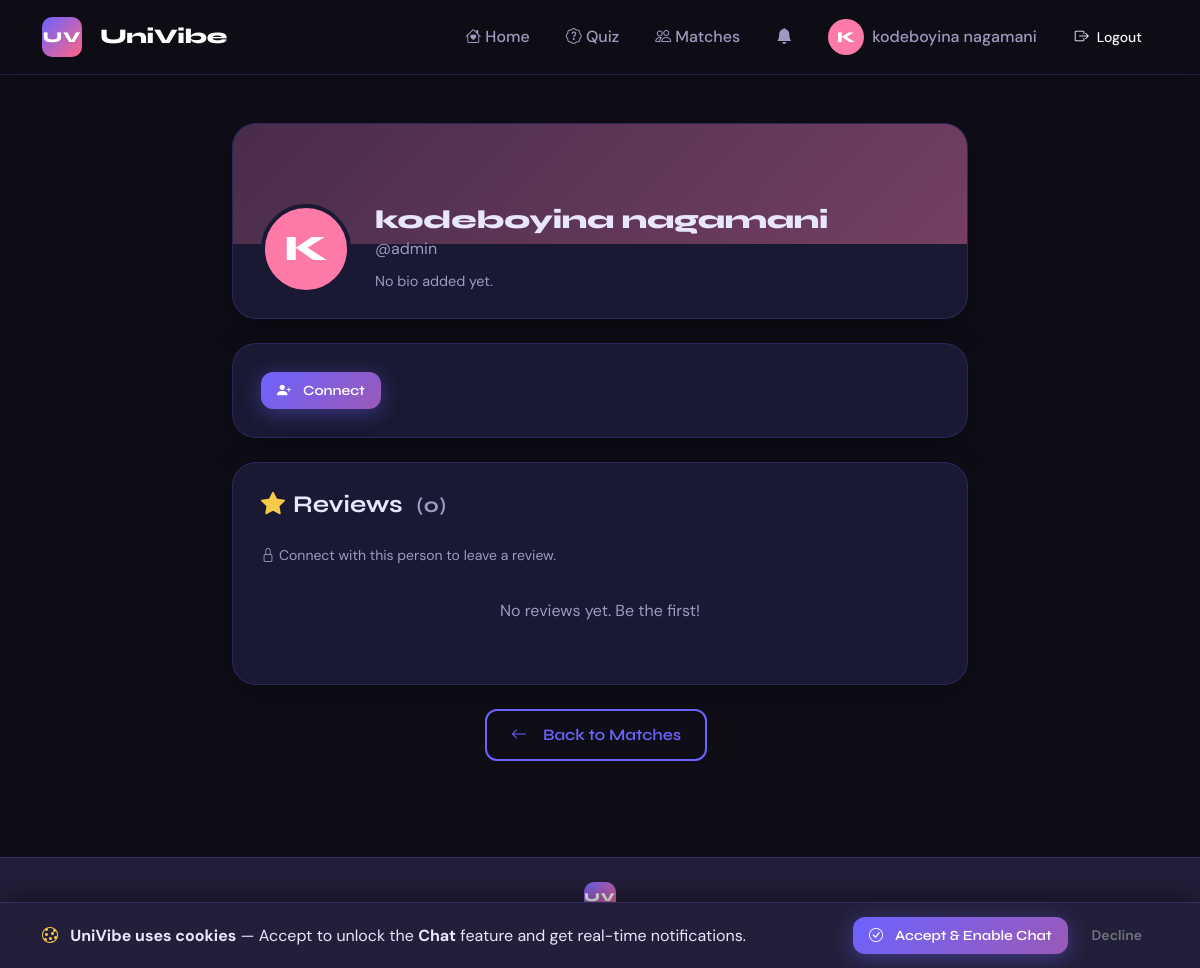
/profile/1 (signed in), run on the app's committed database.
### tables this page shows
CREATE TABLE users (
                id INTEGER PRIMARY KEY AUTOINCREMENT,
                username TEXT UNIQUE NOT NULL,
                email TEXT UNIQUE NOT NULL,
                password TEXT NOT NULL,
                full_name TEXT,
                bio TEXT,
                avatar_color TEXT,
                is_blacklisted INTEGER DEFAULT 0,
                created_at TEXT DEFAULT CURRENT_TIMESTAMP
            );

### app.py (the view)
@app.route('/profile/<int:uid>')
def profile(uid):
    if 'user_id' not in session:
        return redirect(url_for('enter'))
    me = session['user_id']
    conn = get_db()
    try:
        user = conn.execute('SELECT * FROM users WHERE id=?', (uid,)).fetchone()
        quiz_row = conn.execute('SELECT answers FROM quiz_answers WHERE user_id=?', (uid,)).fetchone()
        reviews = conn.execute(
            '''SELECT r.*, u.full_name, u.username, u.avatar_color
               FROM reviews r JOIN users u ON r.reviewer_id=u.id
               WHERE r.reviewed_id=? ORDER BY r.created_at DESC''', (uid,)
        ).fetchall()
        avg_rating = conn.execute('SELECT AVG(rating) as avg FROM reviews WHERE reviewed_id=?', (uid,)).fetchone()
        already_reviewed = conn.execute('SELECT id FROM reviews WHERE reviewer_id=? AND reviewed_id=?', (me, uid)).fetchone()
        conn_row = conn.execute(
            '''SELECT status, sender_id FROM connections
               WHERE (sender_id=? AND receiver_id=?) OR (sender_id=? AND receiver_id=?)''',
            (me, uid, uid, me)
        ).fetchone()
        is_blacklisted_row = conn.execute('SELECT id FROM blacklist WHERE user_id=?', (uid,)).fetchone()
    finally:
        conn.close()
    if not user:
        flash('User not found', 'danger')
        return redirect(url_for('dashboard'))
    answers = json.loads(quiz_row['answers']) if quiz_row else {}
    answer_map = {q['text']: {'icon': q['icon'], 'val': answers[str(q['id'])]}
                  for q in QUESTIONS if str(q['id']) in answers}
    connected = are_connected(me, uid)
    conn_status = conn_row['status'] if conn_row else None
    conn_direction = None
    if conn_row:
        conn_direction = 'sent' if conn_row['sender_id'] == me else 'received'
    unread = get_unread_count(me)
    avg = round(avg_rating['avg'], 1) if avg_rating and avg_rating['avg'] else None
    return render_template('profile.html', profile_user=user, answer_map=answer_map,
                           reviews=reviews, avg_rating=avg, already_reviewed=already_reviewed,
                           connected=connected, conn_status=conn_status, conn_direction=conn_direction,
                           is_blacklisted=is_blacklisted_row is not None,
                           unread=unread, cookie_accepted=has_cookie_consent(me))

### templates/profile.html (shortened to what this page needs)
{% extends "base.html" %}
{% block content %}
<div class="container py-5">
  <div class="row justify-content-center">
    <div class="col-lg-8">
      <div class="uv-card profile-hero mb-4">
        <div class="profile-cover" style="background: linear-gradient(135deg, {{ profile_user['avatar_color'] }}33, {{ profile_user['avatar_color'] }}66)"></div>
        <div class="profile-info">
          <div class="av-circle xxl" style="background:{{ profile_user['avatar_color'] }}">
            {{ (profile_user['full_name'] or profile_user['username'])[0].upper() }}
          </div>
          <div class="ms-4">
            <h2 class="profile-name mb-0">{{ profile_user['full_name'] or profile_user['username'] }}</h2>
            <span class="text-muted">@{{ profile_user['username'] }}</span>
            <p class="profile-bio mt-2 mb-0">{{ profile_user['bio'] or 'No bio added yet.' }}</p>
          </div>
        </div>
      </div>
      {% if profile_user['id'] != session.get('user_id') and not is_blacklisted %}
      <div class="uv-card mb-4">
        <div class="d-flex align-items-center justify-content-between flex-wrap gap-3">
          <div>
            {% if connected %}
              <span class="uv-badge" style="background:rgba(67,217,173,0.15);border-color:rgba(67,217,173,0.4);color:#43d9ad;">
                <i class="bi bi-check-circle-fill me-1"></i>Connected
              </span>
            {% elif conn_status == 'pending' and conn_direction == 'sent' %}
              <span class="uv-badge" style="background:rgba(247,201,72,0.15);border-color:rgba(247,201,72,0.4);color:var(--gold);">
                <i class="bi bi-hourglass-split me-1"></i>Request Sent
              </span>
            {% elif conn_status == 'pending' and conn_direction == 'received' %}
              <span class="uv-badge" style="color:#ff6584;border-color:rgba(255,101,132,0.4);">
                <i class="bi bi-person-plus me-1"></i>Wants to connect
              </span>
            {% else %}
              <form method="POST" action="{{ url_for('connect', uid=profile_user['id']) }}" style="display:inline">
                <button class="btn uv-btn-primary btn-sm">
                  <i class="bi bi-person-plus-fill me-1"></i>Connect
                </button>
              </form>
            {% endif %}
          </div>
        </div>
      </div>
      {% endif %}
      <div class="uv-card mb-4">
        <div class="d-flex align-items-center justify-content-between mb-4">
          <h4 class="mb-0"><i class="bi bi-star-fill me-2" style="color:var(--gold)"></i>Reviews
            <span class="text-muted small ms-2">({{ reviews|length }})</span>
          </h4>
        </div>
        {% if connected and not already_reviewed and profile_user['id'] != session.get('user_id') and not is_blacklisted %}
        <div class="review-form-box mb-4">
          <h6 class="mb-3"><i class="bi bi-pencil-square me-2"></i>Leave a Review</h6>
          <form method="POST" action="{{ url_for('submit_review', uid=profile_user['id']) }}">
            <div class="mb-3">
              <label class="uv-label">Rating</label>
              <div class="star-rating" id="starRating">
                {% for i in range(1,6) %}
                <span class="star" data-val="{{ i }}" onclick="setRating({{ i }})">★</span>
                {% endfor %}
              </div>
              <input type="hidden" name="rating" id="ratingInput" value="5"/>
            </div>
            <div class="mb-3">
              <label class="uv-label">Comment <span class="text-muted">(optional)</span></label>
              <textarea name="comment" class="form-control uv-input" rows="3"
                        placeholder="Share your experience connecting with this person..."></textarea>
            </div>
            <button type="submit" class="btn uv-btn-primary btn-sm px-4">
              <i class="bi bi-send me-1"></i>Submit Review
            </button>
          </form>
        </div>
        {% elif already_reviewed %}
        <div class="mb-3 text-muted small"><i class="bi bi-check-circle me-1" style="color:#43d9ad"></i>You've already reviewed this person.</div>
        {% elif not connected and profile_user['id'] != session.get('user_id') %}
        <div class="mb-3 text-muted small"><i class="bi bi-lock me-1"></i>Connect with this person to leave a review.</div>
        {% endif %}
        {% if reviews %}
          {% for r in reviews %}
          <div class="review-item">
            <div class="d-flex align-items-center gap-3 mb-2">
              <div class="av-circle" style="background:{{ r['avatar_color'] }}; width:38px;height:38px;font-size:14px;">
                {{ (r['full_name'] or r['username'])[0].upper() }}
              </div>
              <div>
                <strong>{{ r['full_name'] or r['username'] }}</strong>
                <div class="review-stars">
                  {% for i in range(r['rating']) %}<i class="bi bi-star-fill" style="color:var(--gold);font-size:0.8rem"></i>{% endfor %}
                  {% for i in range(5 - r['rating']) %}<i class="bi bi-star" style="color:var(--muted);font-size:0.8rem"></i>{% endfor %}
                  {% if r['rating'] <= 2 %}
                  <span class="ms-2" style="color:#ff6584;font-size:0.75rem;font-weight:600;">Bad Review</span>
                  {% endif %}
                </div>
              </div>
              <span class="ms-auto text-muted small">{{ r['created_at'][:10] }}</span>
            </div>
            {% if r['comment'] %}
            <p class="review-comment">{{ r['comment'] }}</p>
            {% endif %}
          </div>
          {% endfor %}
        {% else %}
          <p class="text-muted text-center py-3">No reviews yet. Be the first!</p>
        {% endif %}
      </div>
      <div class="text-center mt-4">
        <a href="{{ url_for('results') }}" class="btn uv-btn-outline me-2">
          <i class="bi bi-arrow-left me-2"></i>Back to Matches
        </a>
      </div>
    </div>
  </div>
</div>
{% endblock %}

### templates/base.html (shortened to what this page needs)
<!DOCTYPE html>
<html lang="en">
<head>
  <link href="https://cdn.jsdelivr.net/npm/bootstrap@5.3.2/dist/css/bootstrap.min.css" rel="stylesheet"/>
  <link href="https://cdn.jsdelivr.net/npm/bootstrap-icons@1.11.3/font/bootstrap-icons.min.css" rel="stylesheet"/>
  <link rel="stylesheet" href="{{ url_for('static', filename='css/modern-style.css') }}"/>
  <link rel="stylesheet" href="{{ url_for('static', filename='css/animations.css') }}"/>
  <link rel="stylesheet" href="{{ url_for('static', filename='css/style.css') }}"/>
</head>
<body>
<nav class="navbar navbar-expand-lg uv-navbar sticky-top">
  <div class="container">
    <a class="navbar-brand" href="{{ url_for('index') }}">
      <span class="brand-logo">UV</span>
      <span class="brand-text">UniVibe</span>
    </a>
    <div class="collapse navbar-collapse" id="navMenu">
      <ul class="navbar-nav ms-auto align-items-lg-center gap-2">
        {% if session.get('user_id') %}
          <li class="nav-item"><a class="nav-link" href="{{ url_for('dashboard') }}"><i class="bi bi-house-heart"></i> Home</a></li>
          <li class="nav-item"><a class="nav-link" href="{{ url_for('quiz') }}"><i class="bi bi-patch-question"></i> Quiz</a></li>
          <li class="nav-item"><a class="nav-link" href="{{ url_for('results') }}"><i class="bi bi-people"></i> Matches</a></li>
          <li class="nav-item">
            <a class="nav-link position-relative" href="{{ url_for('notifications') }}">
              <i class="bi bi-bell-fill"></i>
            </a>
          </li>
          <li class="nav-item">
            <a class="nav-link uv-avatar-nav" href="{{ url_for('profile', uid=session['user_id']) }}">
              <span class="av-circle" style="background:{{ session.get('avatar_color','#6c63ff') }}">
                {{ (session.get('full_name') or session.get('username','?'))[0].upper() }}
              </span>
              {{ session.get('full_name') or session.get('username') }}
            </a>
          </li>
          <li class="nav-item">
            <a class="btn btn-outline-light btn-sm" href="{{ url_for('logout') }}">
              <i class="bi bi-box-arrow-right"></i> Logout
            </a>
          </li>
        {% else %}
          <li class="nav-item"><a class="btn uv-btn-accent btn-sm" href="{{ url_for('enter') }}">Enter UniVibe</a></li>
        {% endif %}
      </ul>
    </div>
  </div>
</nav>
{% block content %}{% endblock %}
{% if session.get('user_id') %}
<div class="cookie-banner" id="cookieBanner" style="display:none;">
  <div class="container d-flex align-items-center justify-content-between flex-wrap gap-3">
    <div>
      <i class="bi bi-cookie me-2" style="color:var(--gold)"></i>
      <strong>UniVibe uses cookies</strong> — Accept to unlock the <strong>Chat</strong> feature and get real-time notifications.
    </div>
    <div class="d-flex gap-2">
      <button class="btn btn-sm uv-btn-primary" onclick="acceptCookies()">
        <i class="bi bi-check-circle me-1"></i>Accept & Enable Chat
      </button>
      <button class="btn btn-sm btn-outline-secondary" onclick="dismissCookies()">Decline</button>
    </div>
  </div>
</div>
{% endif %}
<footer class="uv-footer mt-5">
  <div class="container text-center py-4">
    <span class="brand-logo sm">UV</span>
    <p class="mt-2 mb-0 footer-text">UniVibe &copy; 2024 — Find your vibe, find your people.</p>
  </div>
</footer>
</body>
</html>

### data on the page
users: get "kodeboyina nagamani", full_name "K", full_name "kodeboyina nagamani", username "admin", bio "No bio added yet."

### other printed values
{{ (session.get('full_name') or session.get('username','?'))[0].upper() }} "K"
{{ reviews|length }} "0"
